Frame 1 (no input): blank canvas, image omitted
Frame 60 (no input): blank canvas, image omitted
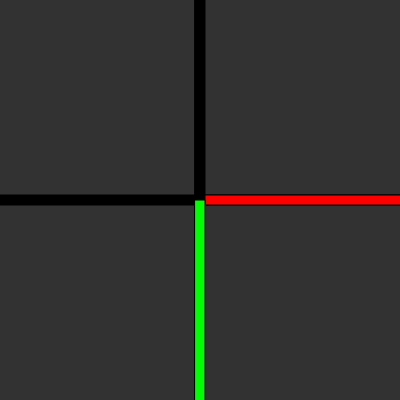
Frame 120 (the mouse pressed at the canvas centre since frame 60)

The p5.js sketch whose frames 1 and 60 were blank and that drew this single picture after the mouse press (run headless with seeded random() and noise() and a simulated clock; from frame 60 on, the mouse is pressed at the canvas centre):

// p5.js sketch
// ── sketch.js
function setup() {
createCanvas(400, 400);
background(50 );
frameRate( 60 );
colorMode(RGB, 1.0);
}

function draw() {
    // d = delta
    let dX = (mouseX - pmouseX);
    let dY = (mouseY - pmouseY);

    // a = abs
    let aX = abs(dX) / height;
    let aY = abs(dY) / width;

    if (dX != 0 || dY != 0) {
        fill( 0 )
        rect( 0, height / 2 - 5, width, 10 )

        fill(aX * 10, 0, 0)
        rect(width / 2, height / 2 - 5, dX * 10, 10)

        fill( 0 )
        rect(  width / 2 - 5, 0, 10, height )

        fill(0, aY * 10, 0)
        rect(width / 2 - 5, height / 2, 10, dY * 10 )
    }
}
